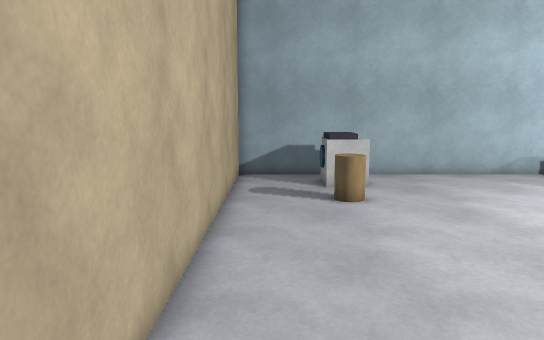
view 1 (above)

16 first-person views from a walk through a scene from a Unity 3-D project. The camera is 1.5 m above the floor, tilts 8° down and sees 70° across. The floor is counted in squares, 0.5 m on a side. Each view is taken from the middle of a square. On the plan, view 1 faces up. The plan holds only what a view shows up to about 20 squares ahead; the rest is blank. The player is left out.

view 2
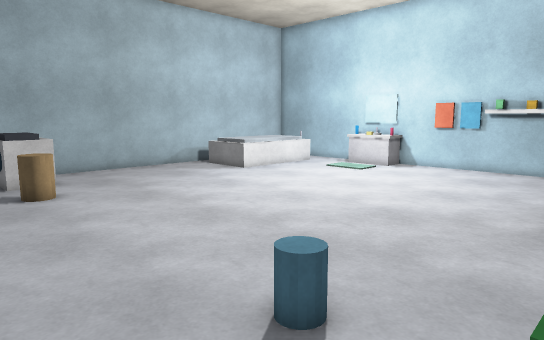

view 3
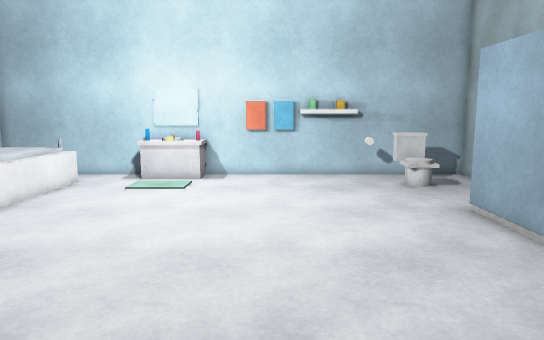

view 4
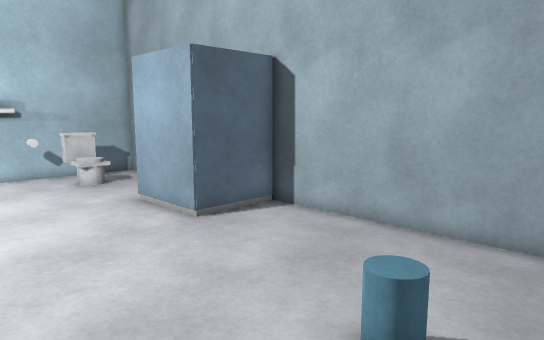

view 5
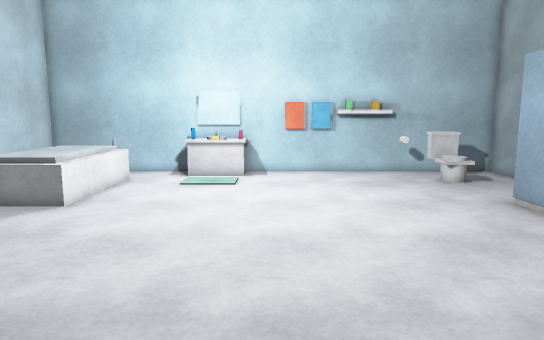

view 6
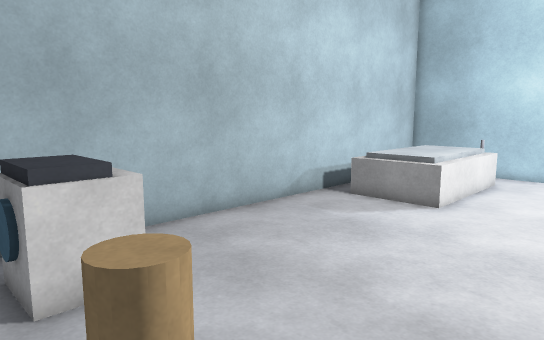

view 7
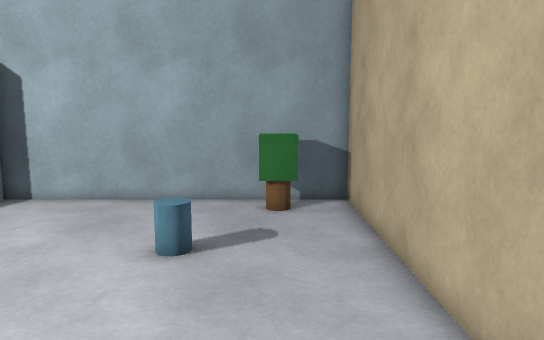

view 8
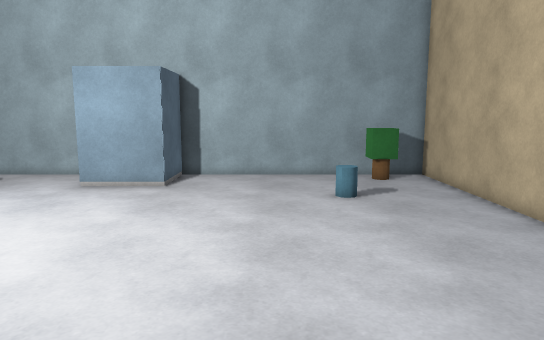

view 9
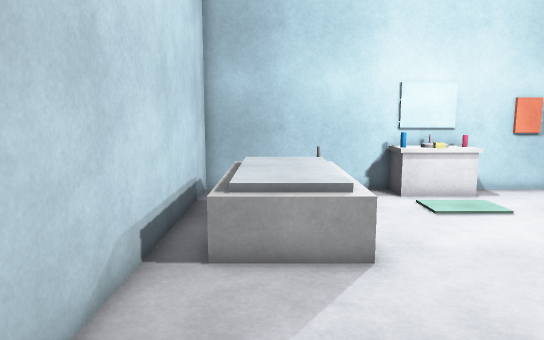

view 10
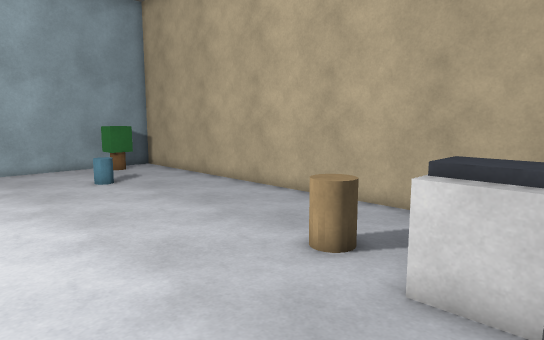

view 11
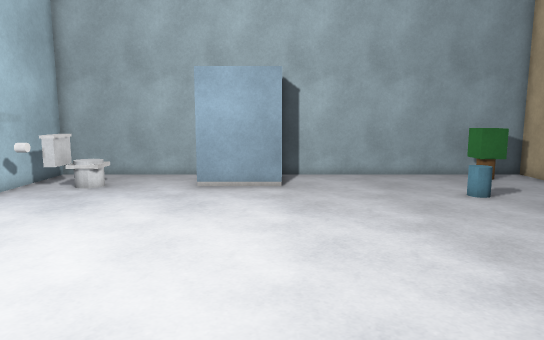

view 12
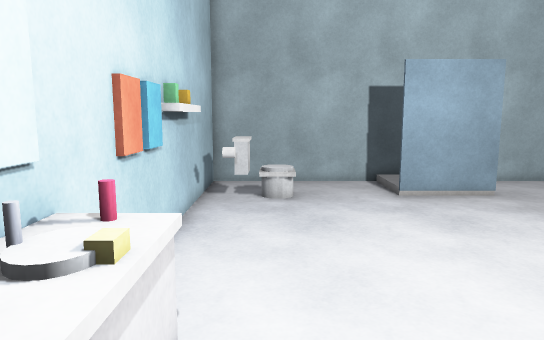

view 13
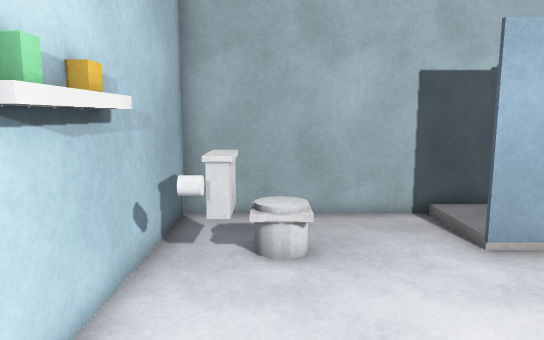

view 14
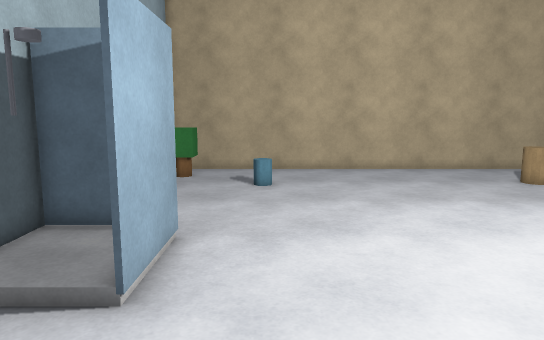

view 15
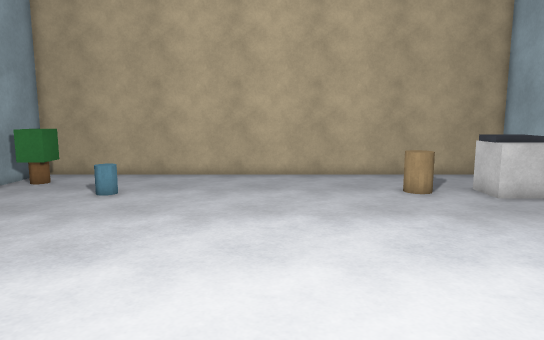

view 16
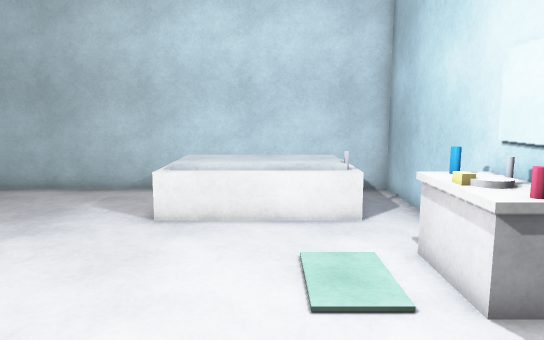

### Floor plan
Key: @ floor where view 1 was taken; # wall or solid block; . main floor; : floor 0.25 m higher than the main floor; / step, stairs or slope; = window, fence, low wall or low ledge; ^ raised ledge; O other object.
Columns run from 2 left of view 1 to 22 right of it. Each row starts with its distance up from view 1.
 20 #########################
 19 #....  .................#
 18 #...OOO.........^^^^^^..#
 17 #...O^O.........^^^^^^..#
 16 #...OOO.........^^^^^^..#
 15 #...............^^^^^^..#
 14 #...OO..................#
 13 #....O..................#
 12 #.....................=O#
 11 #.....................OO#
 10 #.....................^O#
  9 #......................=#
  8 #.......................#
  7 #.......................#
  6 #.......................#
  5 #......................##
  4 #......................##
  3 #......................##
  2 #....OO................##
  1 #....O................OO#
  0 #.@..........####....O###
 -1 #............#::/....O#.#
 -2 #.OO.........#::/.......#
 -3 #.OO ........## /.......#
 -4 #########################

Where each view was taken, in squares from view 1:
view 1: 0 up, 0 right, facing up
view 2: 2 down, 1 left, facing up-right
view 3: 6 up, 2 right, facing right
view 4: 6 up, 1 right, facing down-right
view 5: 8 up, 1 right, facing right
view 6: 10 up, 1 right, facing up-right
view 7: 10 up, 1 right, facing down
view 8: 16 up, 6 right, facing down
view 9: 17 up, 6 right, facing right
view 10: 19 up, 10 right, facing down-left
view 11: 16 up, 11 right, facing down
view 12: 14 up, 19 right, facing down
view 13: 8 up, 19 right, facing down
view 14: 2 up, 20 right, facing left
view 15: 8 up, 18 right, facing left
view 16: 4 up, 17 right, facing up
